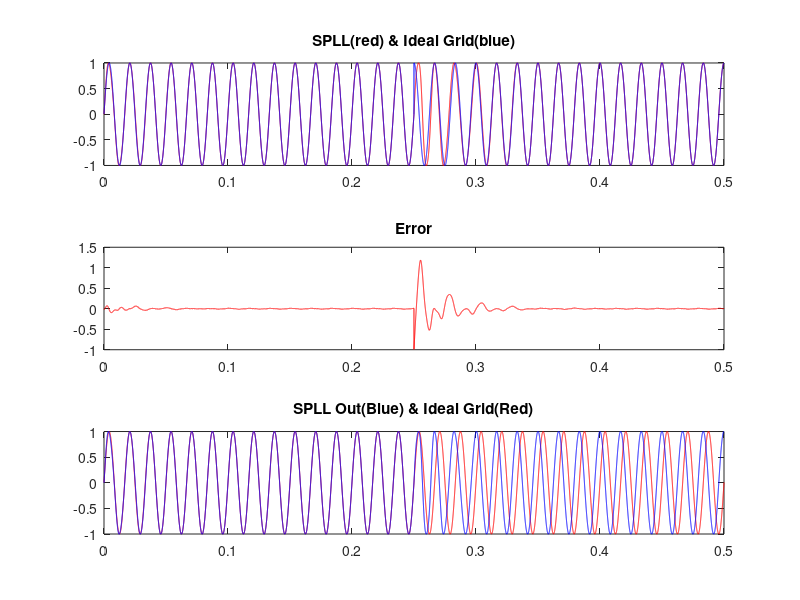

MATLAB code to generate this figure:
%PLL Modelling starts from here
Fs=60000; %Sampling frequency = 50Khz
GridFreq=60; %Nominal Grid Frequency in Hz
Tfinal=0.5; %Time the simulation is run for = 0.5 seconds
Ts=1/Fs; %Sampling Time = 1/Fs
t=0:Ts:Tfinal; %Simulation Time vector
wn=2*pi*GridFreq; %Nominal Grid Frequency in radians
%generate input signal and create a fi object of it
%input wave with a phase jump at the mid point of simulation
% CASE 1 : Phase Jump at the Mid Point
L=length(t);
for n=1:floor(L)
u(n)=sin(2*pi*GridFreq*Ts*n);
end
for n=1:floor(L)
u1(n)=sin(2*pi*GridFreq*Ts*n);
end
for n=floor(L/2):L
u(n)=sin(2*pi*GridFreq*Ts*n+pi/2);
end
%CASE 2 : Harmonics
% L=length(t);
% for n=1:floor(L)
% u(n)=0.9*sin(2*pi*GridFreq*Ts*n)+0.1*sin(2*pi*5*GridFreq*Ts*n);
% end
% for n=1:floor(L)
% u1(n)=sin(2*pi*GridFreq*Ts*n);
% end
%CASE 3 : Frequency Shift
% L=length(t);
% for n=1:floor(L)
% u(n)=sin(2*pi*GridFreq*Ts*n);
% end
% for n=1:floor(L)
% u1(n)=sin(2*pi*GridFreq*Ts*n);
% end
% for n=floor(L/2):L
% u(n)=sin(2*pi*GridFreq*1.1*Ts*n);
% end
%CASE 4: Amplitude Variations
% L=length(t);
% for n=1:floor(L)
% u(n)=sin(2*pi*GridFreq*Ts*n);
% end
% for n=1:floor(L)
% u1(n)=sin(2*pi*GridFreq*Ts*n);
% end
% for n=floor(L/2):L
% u(n)=0.8*sin(2*pi*GridFreq*Ts*n);
% end;
%declare arrays used by the PLL process
Upd=[0,0,0];
ynotch=[0,0,0];
ynotch_buff=[0,0,0];
ylf=[0,0];
SinGen=[0,0];
Plot_Var=[0,0];
Mysin=[0,0];
Mycos=[1.0,1.0];
theta=[0,0];
werror=[0,0];
%notch filter design
c1=0.1;
c2=0.00001;
X=2*c2*wn*2*Ts;
Y=2*c1*wn*2*Ts;
Z=wn*2*wn*2*Ts*Ts;
B_notch=[1 (X-2) (-X+Z+1)];
A_notch=[1 (Y-2) (-Y+Z+1)];
% simulate the PLL process
for n=2:Tfinal/Ts % No of iteration of the PLL process in the simulation time
% Phase Detect
Upd(1)= u(n)*Mycos(2);
%Notch Filter
ynotch(1)=-A_notch(2)*ynotch(2)-A_notch(3)*ynotch(3)+B_notch(1)*Upd(1)+B_notch(2)*Upd(2)+B_notch(3)*Upd(3);
%update the Upd array for future sample
Upd(3)=Upd(2);
Upd(2)=Upd(1);
% PI Loop Filter
%ts=30ms, damping ration = 0.7
% we get natural frequency = 110, Kp=166.6 and Ki=27755.55
% B0=166.877556 & B1=-166.322444
ylf(1)= 1.0*ylf(2)+166.877556*ynotch(1)+-166.322444*ynotch(2);
%update Ynotch for future use
ynotch(3)=ynotch(2);
ynotch(2)=ynotch(1);
ynotch_buff(n+1)=ynotch(1);
ylf(1)=min([ylf(1) 200.0]);
ylf(2)=ylf(1);
wo=wn+ylf(1);
werror(n+1)=(wo-wn)*0.00318309886;
%integration process
Mysin(1)=Mysin(2)+wo*Ts*(Mycos(2));
Mycos(1)=Mycos(2)-wo*Ts*(Mysin(2));
%limit the oscillator integrators
Mysin(1)=max([Mysin(1) -1.0]);
Mysin(1)=min([Mysin(1) 1.0]);
Mycos(1)=max([Mycos(1) -1.0]);
Mycos(1)=min([Mycos(1) 1.0]);
Mysin(2)=Mysin(1);
Mycos(2)=Mycos(1);
%update the output phase
theta(1)=theta(2)+wo*Ts;
%output phase reset condition
if(Mysin(1)>0 && Mysin(2) <=0)
theta(1)=-pi;
end
SinGen(n+1)=Mycos(1);
Plot_Var(n+1)=Mysin(1);
end
% CASE 1 : Phase Jump at the Mid Point
error=Plot_Var-u;
%CASE 2 : Harmonics
%error=Plot_Var-u1;
%CASE 3: Frequency Variations
%error=Plot_Var-u;
%CASE 4: Amplitude Variations
%error=Plot_Var-u1;
figure;
ha(1)=subplot(3,1,1),plot(t,Plot_Var,'r',t,u,'b'),title('SPLL(red) & Ideal Grid(blue)');
ha(2)=subplot(3,1,2),plot(t,error,'r'),title('Error');
ha(3)=subplot(3,1,3),plot(t,u1,'r',t,Plot_Var,'b'),title('SPLL Out(Blue) & Ideal Grid(Red)');
linkaxes(ha, 'x');      % Link all axes in x
